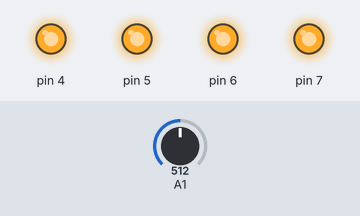
A program run on a simulated Arduino Nano, built with avr-gcc and run on an emulated ATmega328P. Shown: output pins drawn as LEDs (lit = HIGH). The test bench sets the inputs (shaded band); at power-on: A1 = 512. What the program prints to the serial monitor is not drawn.

Above: at 0.1 s.
At 15.1 s:
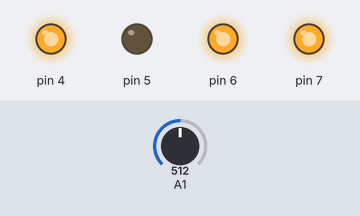
Timing chart, 0 to 16.6 s (numbered marks = the images above):
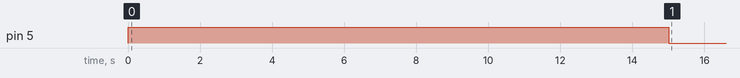

Measured:
- by itself, pin 5: HIGH → LOW at 15.0 s

The program:

main.cpp
```cpp
#include <Arduino.h>

// Структура для статистики выполнения
struct ProcessStats {
  unsigned long callCount = 0;
  unsigned long totalTime = 0;
  unsigned long minTime = 0xFFFFFFFF; // Максимальное значение unsigned long
  unsigned long maxTime = 0;

  // Метод для обновления статистики
  void update(unsigned long executionTime) {
    callCount++;
    totalTime += executionTime;
    if (executionTime < minTime) minTime = executionTime;
    if (executionTime > maxTime) maxTime = executionTime;
  }

  // Метод для вычисления среднего времени
  unsigned long getAverageTime() const {
    return callCount > 0 ? totalTime / callCount : 0;
  }

  // Метод для формирования строки со статистикой
  String getStatsString() const {
    return "(" + String(callCount) +
           ") " + String(minTime) +
           "/" + String(maxTime) +
           "/" + String(getAverageTime());
  }
};

// Функция для получения свободной оперативной памяти
int getFreeMemory() {
  extern int __heap_start, *__brkval;
  int v;
  return (int) &v - (__brkval == 0 ? (int) &__heap_start : (int) __brkval);
}

// Глобальная статистика для всех насосов
ProcessStats globalProcessStats;

// Класс для датчика сухости
class SoilSensor {
private:
  int soilPin;              // Пин датчика сухости
  int dryThreshold;         // Порог сухости
  unsigned long checkInterval; // Интервал проверки
  unsigned long lastCheckTime; // Время последней проверки
  int lastMoistureValue;    // Последнее измеренное значение сухости

public:
  // Конструктор
  SoilSensor(int soilPin, int dryThreshold, unsigned long checkInterval)
    : soilPin(soilPin), dryThreshold(dryThreshold), checkInterval(checkInterval), lastCheckTime(0), lastMoistureValue(0) {
      // Инициализируем lastMoistureValue сразу при создании объекта
      pinMode(soilPin, INPUT); // Важно настроить пин как вход
      lastMoistureValue = readMoisture();
    }

  // Метод для проверки, пришло ли время для следующей проверки
  bool isCheckTime() {
    return millis() - lastCheckTime >= checkInterval;
  }

  // Метод для чтения сухости
  int readMoisture() {
    // Обновляем время последней проверки
    lastCheckTime = millis();
    lastMoistureValue = analogRead(soilPin); // Сохраняем последнее значение
    //Serial.println("ч=: " + String(lastMoistureValue));
    return lastMoistureValue;
  }

  // Метод для проверки необходимости полива
  bool needsWatering(int moisture) {
    return moisture >= dryThreshold;
  }

  // Метод для получения информации о датчике
  String getInfo(int moisture, int getPumpPin) {
    return String(millis() /1000) + " сек. - Датчик " + String(soilPin) +
           "(p="+ String(getPumpPin)+"): сухость=" + String(moisture) +
           "(" + String(dryThreshold) +
           ")" + String(moisture - dryThreshold) +
           " | " + globalProcessStats.getStatsString() +
           " | RAM: " + String(getFreeMemory()) + " байт";
  }

  // Геттеры
  int getSoilPin() const { return soilPin; }
  int getDryThreshold() const { return dryThreshold; }
  unsigned long getCheckInterval() const { return checkInterval; }
  unsigned long getLastCheckTime() const { return lastCheckTime; }
  int getLastMoistureValue() const { return lastMoistureValue; } // Новый геттер
};

// Класс для управления насосом
class Pump {
private:
  SoilSensor sensor;        // Объект датчика (копия)
  int pumpPin;              // Пин реле насоса
  unsigned long pumpDuration; // Длительность работы насоса
  bool isPumping;           // Флаг активности насоса
  unsigned long pumpStartTime; // Время начала работы насоса
  unsigned long lastPumpOffTime;

public:
  // Конструктор принимает временный объект SoilSensor
  Pump(SoilSensor sensor, int pumpPin, unsigned long pumpDuration)
    : sensor(sensor), pumpPin(pumpPin), pumpDuration(pumpDuration),
      isPumping(false), pumpStartTime(0), lastPumpOffTime(0) {}

  // Метод для настройки пина насоса
  void setupPin() {
    pinMode(pumpPin, OUTPUT);
  }

  // Метод для проверки, истекло ли время работы насоса
  bool isPumpTimeExpired() {
    return millis() - pumpStartTime >= pumpDuration;
  }

  // Метод для включения насоса
  void startPumping() {
    digitalWrite(pumpPin, LOW);  // Инвертированная логика: LOW включает насос
    isPumping = true;
    pumpStartTime = millis();
    Serial.println("Насос на пине " + String(pumpPin) + " включен s=" + String(getSensor().getSoilPin()) + "");
  }

  // Метод для выключения насоса
  void stopPumping() {
    digitalWrite(pumpPin, HIGH); // Инвертированная логика: HIGH выключает насос
    isPumping = false;
    Serial.println("Насос на пине " + String(pumpPin) + " выключен. Следующая проверка через "
      + String(getSensor().getCheckInterval() / 1000)
      + " сек. | Последняя сухость: " + String(getSensor().getLastMoistureValue())
      + " | Порог сухости: " + String(getSensor().getDryThreshold()));
  }

  // Основной метод обработки насоса
  void process() {
    unsigned long startTime = micros(); // Засекаем время начала

    // Проверяем, не активен ли насос в данный момент
    if (isPumping) {
      // Если насос работает, проверяем, не истекло ли время работы
      if (isPumpTimeExpired()) {
        stopPumping();
      }

      unsigned long endTime = micros(); // Засекаем время окончания
      globalProcessStats.update(endTime - startTime); // Обновляем статистику
      return; // Прерываем выполнение, если насос активен
    }

    // Проверяем, пришло ли время для следующей проверки датчика
    if (sensor.isCheckTime()) {
      int moisture = sensor.readMoisture();

      // Выводим информацию в монитор порта
      Serial.println(sensor.getInfo(moisture, getPumpPin()));

      // Проверяем, слишком ли сухая почва
      if (sensor.needsWatering(moisture)) {
        startPumping();
      }
    }

    unsigned long endTime = micros(); // Засекаем время окончания
    globalProcessStats.update(endTime - startTime); // Обновляем статистику
  }

  // Геттеры
  bool getIsPumping() const { return isPumping; }
  unsigned long getPumpStartTime() const { return pumpStartTime; }
  unsigned long getPumpDuration() const { return pumpDuration; }
  SoilSensor getSensor() const { return sensor; }
  int getPumpPin() const { return pumpPin; }
  unsigned long getLastPumpOffTime() const { return lastPumpOffTime; } // Новый геттер
};

// Класс контроллера насосов
class PumpController {
private:
  Pump** pumps;           // Массив указателей на насосы
  int pumpCount;          // Количество насосов
  int maxPumps;           // Максимальное количество насосов

public:
  // Конструктор
  PumpController(int maxPumps = 10) : pumpCount(0), maxPumps(maxPumps) {
    pumps = new Pump*[maxPumps];
    for (int i = 0; i < maxPumps; i++) {
      pumps[i] = nullptr;
    }
  }

  // Деструктор для очистки памяти
  ~PumpController() {
    for (int i = 0; i < pumpCount; i++) {
      delete pumps[i];
    }
    delete[] pumps;
  }

  // Метод для добавления насоса
  bool addPump(SoilSensor sensor, int pumpPin, unsigned long pumpDuration) {
    if (pumpCount >= maxPumps) {
      Serial.println("Ошибка: достигнуто максимальное количество насосов");
      return false;
    }

    pumps[pumpCount] = new Pump(sensor, pumpPin, pumpDuration);
    pumpCount++;
    return true;
  }

  // Метод инициализации для раздела setup
  void setup() {
    for (int i = 0; i < pumpCount; i++) {
      pumps[i]->setupPin();
      pumps[i]->stopPumping();
    }
    Serial.println("Система автоматического полива инициализирована");
    Serial.println("Количество насосов: " + String(pumpCount));
    Serial.println("Свободная память: " + String(getFreeMemory()) + " байт");
  }

  // Метод process для loop
  void process() {
    for (int i = 0; i < pumpCount; i++) {
      pumps[i]->process();
    }
  }

  // Геттеры
  int getPumpCount() const { return pumpCount; }
  int getMaxPumps() const { return maxPumps; }
};

// Создание контроллера насосов
PumpController pumpController(10); // Максимум 10 насосов

void setup() {
  // Инициализация последовательного порта
  Serial.begin(BAUD_RATE);

  // Добавление насосов в контроллер
  pumpController.addPump(SoilSensor(A0, 400, 44000), 4, 44000);  // Насос 1
  pumpController.addPump(SoilSensor(A1, 7, 15000), 5, 25000);   // Насос 2
  pumpController.addPump(SoilSensor(A2, 250, 666000), 6, 66000);  // Насос 3
  pumpController.addPump(SoilSensor(A3, 3000, 7777000), 7 , 77000);  // Насос 4

  // Инициализация контроллера
  pumpController.setup();
}

void loop() {
  // Обработка всех насосов через контроллер
  pumpController.process();
}
```
